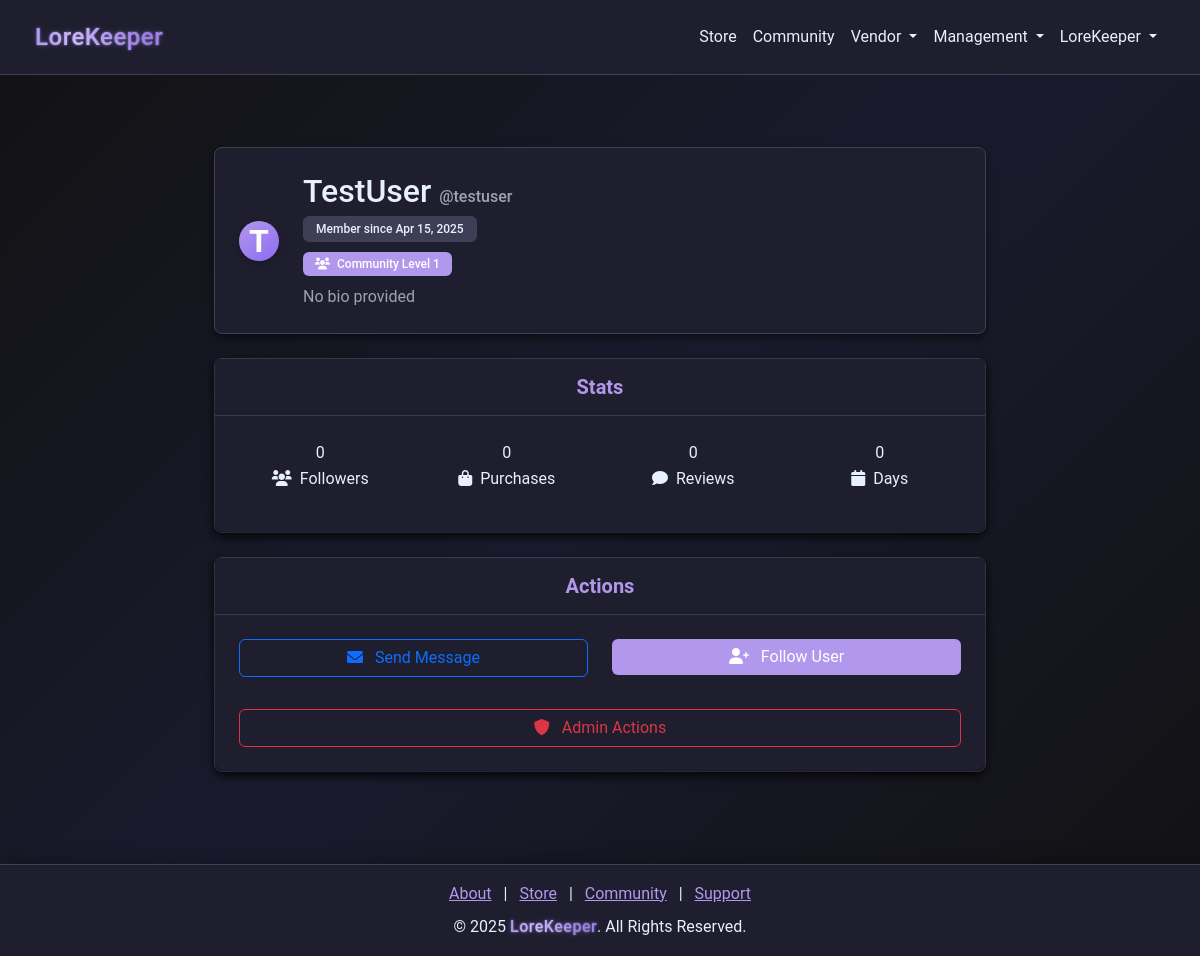
The page /user/12 (signed in) on the database as committed earlier.
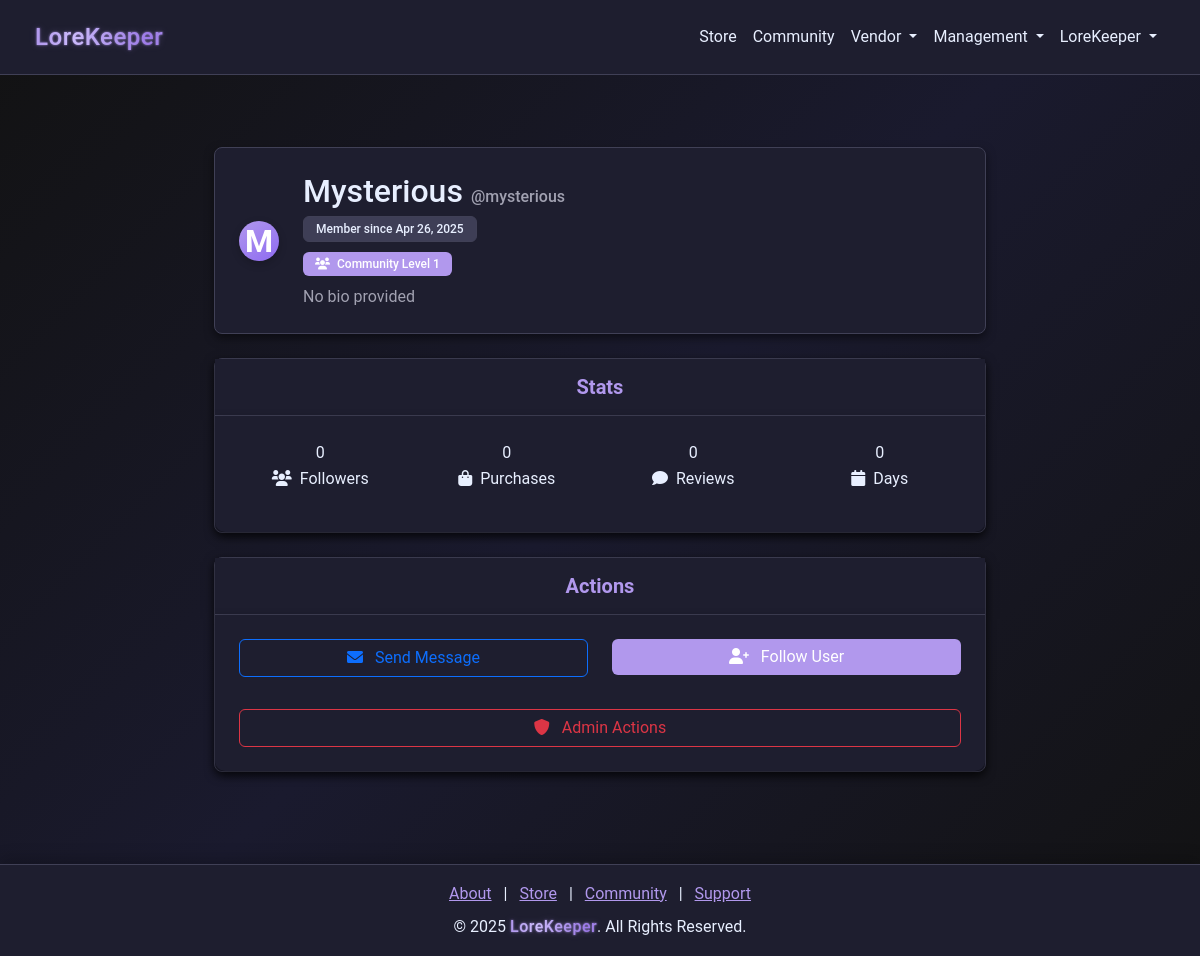
The same page on the database as committed later.
### models.py (models this page shows)
class User(db.Model):
    __tablename__ = "users"
    id = db.Column(db.Integer, primary_key=True)
    username = db.Column(db.String(64), nullable=False, index=True)
    email = db.Column(db.String(128), unique=True, nullable=False, index=True)
    password = db.Column(db.String(128), nullable=False)
    bio = db.Column(db.String(256), default="")
    privilege_id = db.Column(db.Integer, db.ForeignKey("privileges.id"), default=1)
    created_at = db.Column(db.DateTime, default=datetime.utcnow)
    status = db.Column(db.String(64), default="Active", index=True)
    balance = db.Column(db.Integer, default=0)
    pending_balance = db.Column(db.Integer, default=0)
    purchases = db.relationship(
        "Purchase", back_populates="user", lazy=True, cascade="all, delete-orphan"
    )
    subscription = db.relationship(
        "Subscription", back_populates="user", lazy=True, cascade="all, delete-orphan"
    )
    received_transactions = db.relationship(
        "Receipt", foreign_keys="Receipt.receiver_id", back_populates="receiver"
    )
    tickets = db.relationship("SupportTicket", back_populates="user")
    responses = db.relationship("SupportTicketResponse", back_populates="responder")
    balance_logs = db.relationship("TransactionLog", back_populates="user")
    game_states = db.relationship("GameState", back_populates="user")
    grindstone_items = db.relationship("GrindStoneItem", back_populates="user")
    community_posts = db.relationship("CommunityPost", back_populates="creator")
    community_replies = db.relationship("CommunityReply", back_populates="creator")

### app.py (the view)
@app.route("/user/<int:user_id>")
def user_account(user_id=None):
    if not user_id and not session.get("user_id"):
        flash("User not found", "warning")
        return redirect(url_for("home"))
    user_id = user_id or session.get("user_id")
    try:
        user = User.query.get_or_404(user_id)
        formatted_date = (
            user.created_at.strftime("%b %d, %Y") if user.created_at else "Unknown"
        )
        is_vendor = user.privilege_id >= 2
        user_stats = {
            "follower_count": 0,  # Placeholder, implement followers feature later
            "item_count": 0,
            "review_count": 0,
            "avg_rating": 0.0,
            "days_member": 0,  # Will calculate this if needed
            "purchase_count": 0,
        }
        if is_vendor:
            user_stats["item_count"] = Item.query.filter_by(vendor_id=user.id).count()
        is_admin = session.get("privilege_id") == 999
        return render_template(
            "user_account.html",
            user=user,
            formatted_date=formatted_date,  # Pass formatted date separately
            user_stats=user_stats,
            is_vendor=is_vendor,
            is_admin=is_admin,
        )
    except Exception as e:
        print(f"Error loading user profile: {e}")
        flash("Error loading user profile", "danger")
        return redirect(url_for("home"))

### app.py (called while the page is built)
@app.after_request
def add_header(response):
    response.headers["Cache-Control"] = "no-store"
    return response

@app.before_request
def before_request():
    try:
        if session.get("user_id"):
            session.permanent = True
        else:
            getCookie()
    except Exception:
        session.clear()

### templates/user_account.html (shortened to what the changed rows need)
{% extends "nav_footer_template.html" %}
{% block content %}
<div class="container py-5">
    <div class="row justify-content-center">
        <div class="col-lg-8">
            <div class="account-card mb-4">
                <div class="user-profile-header d-flex align-items-center p-4">
                    <div class="user-avatar me-4">
                        <div class="avatar-circle">
                            <span class="avatar-initials">{{ user.username[0]|upper if user.username else 'U' }}</span>
                        </div>
                    </div>
                    <div class="user-info">
                        <h2 class="mb-1">{{ user.username if user.username else 'Username' }} <small id="handler" class="text-muted fs-6">@{{ user.username.lower() }}</small></h2>
                        <div class="user-badges mb-2">
                            <span class="badge bg-secondary">Member since {{ formatted_date }}</span>
                        </div>
                        <div class="user-levels mb-2">
                            <span class="badge bg-primary">
                            </span>
                        </div>
                        <p class="text-muted mb-0">{{ user.bio if user.bio else "No bio provided" }}</p>
                    </div>
                </div>
            </div>
        </div>
    </div>
</div>
{% endblock %}

Rows that differ between the two databases and show on the page:
changed User "No bio provided": username "T" → "M"; username "TestUser" → "Mysterious"; username "testuser" → "mysterious"; created_at "Apr 15, 2025" → "Apr 26, 2025"
